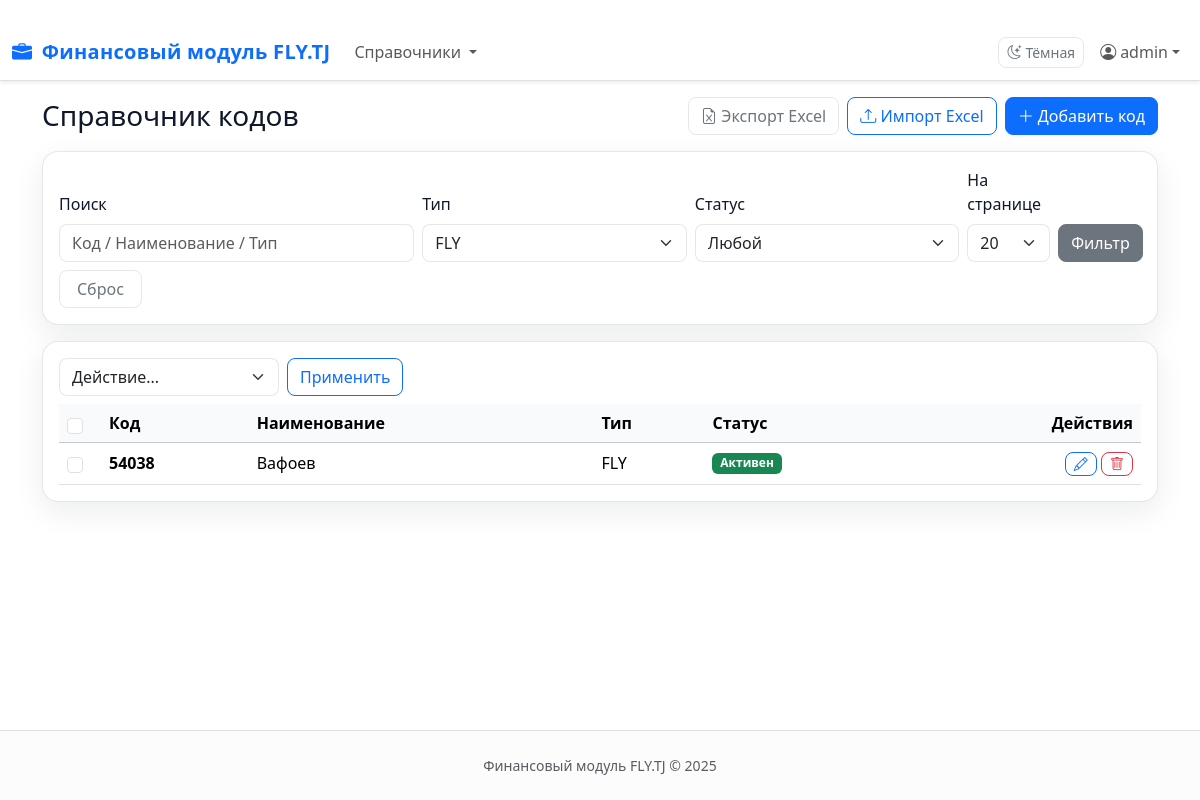
Screenshot of /refs/codes?type_id=2 (signed in) with the database file from the repository.
### app/models/user.py (models this page shows, shortened)
class User(UserMixin, db.Model, PKMixin, TimestampMixin):
    __tablename__ = "users"
    username: Mapped[str] = mapped_column(String(64), unique=True, nullable=False, index=True)
    email: Mapped[str | None] = mapped_column(String(120), unique=True)
    password_hash: Mapped[str] = mapped_column(String(255), nullable=False)
    is_active: Mapped[bool] = mapped_column(Boolean, default=True, nullable=False)
    role_id: Mapped[int | None] = mapped_column(Integer, db.ForeignKey("roles.id"))
    role = relationship("Role", back_populates="users", lazy="joined")

### app/models/ref_codes.py (models this page shows, shortened)
class RefCode(db.Model):
    __tablename__ = "ref_codes"
    id = db.Column(db.Integer, primary_key=True)
    code = db.Column(db.String(5), nullable=False, unique=True, index=True)
    name = db.Column(db.String(128), nullable=False)
    type_id = db.Column(db.Integer, db.ForeignKey("code_types.id", ondelete="RESTRICT"), nullable=False)
    type = db.relationship("CodeType", backref=db.backref("codes", lazy="dynamic"))
    status = db.Column(db.Enum("active", "inactive", name="refcode_status"), nullable=False, default="active")
    created_at = db.Column(db.DateTime, default=datetime.utcnow, nullable=False)
    updated_at = db.Column(db.DateTime, default=datetime.utcnow, onupdate=datetime.utcnow, nullable=False)
    __table_args__ = (
        UniqueConstraint("code", name="uq_ref_codes_code"),
        CheckConstraint("length(code) = 5", name="ck_ref_codes_code_len5"),
    )

class CodeType(db.Model):
    __tablename__ = "code_types"
    id = db.Column(db.Integer, primary_key=True)
    name = db.Column(db.String(64), unique=True, nullable=False, index=True)
    created_at = db.Column(db.DateTime, default=datetime.utcnow, nullable=False)

### app/blueprints/refs/routes.py (the view, shortened to what this page needs)
@bp.route("/codes", methods=["GET"])
@login_required
def codes_list():
    q = request.args.get("q", "", type=str).strip()
    status = request.args.get("status", "", type=str).strip()  # "", "active", "inactive"
    type_id = request.args.get("type_id", 0, type=int)
    page = request.args.get("page", 1, type=int)
    per_page = request.args.get("per_page", 20, type=int)
    query = RefCode.query.join(CodeType)
    if status in ("active", "inactive"):
        query = query.filter(RefCode.status == status)
    if type_id:
        query = query.filter(RefCode.type_id == type_id)
    query = query.order_by(RefCode.created_at.desc())
    pagination = query.paginate(page=page, per_page=per_page, error_out=False)
    items = pagination.items
    types = CodeType.query.order_by(CodeType.name.asc()).all()
    return render_template(
        "refs/codes_list.html",
        items=items,
        pagination=pagination,
        q=q,
        status=status,
        type_id=type_id,
        per_page=per_page,
        types=types,
    )

### app/blueprints/core/routes.py (called while the page is built)
@bp.app_context_processor
def inject_helpers():
    return {"safe_url": _safe_url}

### app/blueprints/refs/templates/refs/codes_list.html (shortened to what this page needs)
﻿{% extends "base.html" %}
{% block content %}
<div class="container py-3">
  <div class="d-flex flex-wrap align-items-center justify-content-between gap-2 mb-3">
    <h3 class="m-0">Справочник кодов</h3>
    <div class="d-flex gap-2">
      <a class="btn btn-outline-secondary" href="{{ url_for('refs.codes_export_xlsx', **request.args) }}">
        <i class="bi bi-file-earmark-excel"></i> Экспорт Excel
      </a>
      <a class="btn btn-outline-primary" href="{{ url_for('refs.codes_import') }}">
        <i class="bi bi-upload"></i> Импорт Excel
      </a>
      <a class="btn btn-primary" href="{{ url_for('refs.codes_new') }}">
        <i class="bi bi-plus-lg"></i> Добавить код
      </a>
    </div>
  </div>
  <form class="card card-body mb-3" method="get" action="{{ url_for('refs.codes_list') }}">
    <div class="row g-2 align-items-end">
      <div class="col-12 col-md-4">
        <label class="form-label">Поиск</label>
        <input name="q" value="{{ q }}" class="form-control" placeholder="Код / Наименование / Тип">
      </div>
      <div class="col-6 col-md-3">
        <label class="form-label">Тип</label>
        <select name="type_id" class="form-select">
          {% for t in types %}
            <option value="{{ t.id }}" {% if type_id == t.id %}selected{% endif %}>{{ t.name }}</option>
          {% endfor %}
        </select>
      </div>
      <div class="col-6 col-md-3">
        <label class="form-label">Статус</label>
        <select name="status" class="form-select">
          <option value="">Любой</option>
        </select>
      </div>
      <div class="col-6 col-md-1">
        <label class="form-label">На странице</label>
        <select name="per_page" class="form-select">
          {% for n in [10,20,50,100] %}
            <option value="{{ n }}" {% if per_page == n %}selected{% endif %}>{{ n }}</option>
          {% endfor %}
        </select>
      </div>
      <div class="col-12 col-md-1 d-grid">
        <button class="btn btn-secondary">Фильтр</button>
      </div>
      <div class="col-12 col-md-1 d-grid">
        <a class="btn btn-outline-secondary" href="{{ url_for('refs.codes_list') }}">Сброс</a>
      </div>
    </div>
  </form>
  <div class="card">
    <div class="card-body pb-0">
      <form method="post" action="{{ url_for('refs.codes_batch', **request.args) }}">
        <div class="d-flex flex-wrap gap-2 mb-2">
          <select name="action" id="batchAction" class="form-select" style="max-width:220px">
            <option value="">Действие...</option>
          </select>
          <button type="submit" class="btn btn-outline-primary" id="batchDo">Применить</button>
        </div>
        <div class="table-responsive">
          <table class="table table-hover align-middle mb-0">
            <thead class="table-light">
              <tr>
                <th style="width:42px"><input class="form-check-input" type="checkbox" id="checkAll"></th>
                <th>Код</th>
                <th>Наименование</th>
                <th>Тип</th>
                <th>Статус</th>
                <th class="text-end">Действия</th>
              </tr>
            </thead>
            <tbody>
            {% for it in items %}
              <tr>
                <td><input class="form-check-input row-check" type="checkbox" name="ids" value="{{ it.id }}"></td>
                <td><span class="fw-semibold">{{ it.code }}</span></td>
                <td>{{ it.name }}</td>
                <td>{{ it.type.name }}</td>
                <td>
                  {% if it.status == 'active' %}
                    <span class="badge text-bg-success">Активен</span>
                  {% else %}
                    <span class="badge text-bg-secondary">Не активен</span>
                  {% endif %}
                </td>
                <td class="text-end">
                  <a class="btn btn-sm btn-outline-primary" href="{{ url_for('refs.codes_edit', item_id=it.id, **request.args) }}" title="Редактировать">
                    <i class="bi bi-pencil"></i>
                  </a>
                  <form method="post" action="{{ url_for('refs.codes_delete', item_id=it.id, **request.args) }}" class="d-inline js-delete" data-name="{{ it.code }}  {{ it.name }}">
                    <button type="submit" class="btn btn-sm btn-outline-danger" title="Удалить">
                      <i class="bi bi-trash"></i>
                    </button>
                  </form>
                </td>
              </tr>
            {% else %}
              <tr><td colspan="6" class="text-center text-muted py-4">Ничего не найдено</td></tr>
            {% endfor %}
            </tbody>
          </table>
        </div>
      </form>
    </div>
  </div>
</div>
{% endblock %}

### app/templates/base.html (shortened to what this page needs)
﻿<!doctype html>
<html lang="ru" data-theme="light" data-bs-theme="light">
  <head>
    <link
      href="https://cdn.jsdelivr.net/npm/bootstrap@5.3.3/dist/css/bootstrap.min.css"
      rel="stylesheet"
    />
    <link
      href="https://cdn.jsdelivr.net/npm/bootstrap-icons@1.11.3/font/bootstrap-icons.min.css"
      rel="stylesheet"
    />
    <link
      href="{{ url_for('static', filename='css/theme.css') }}"
      rel="stylesheet"
    />
  </head>
  <body class="d-flex flex-column min-vh-100 {% if not current_user.is_authenticated %}bg-light{% endif %}">
    {% if current_user.is_authenticated %}
      <nav class="navbar navbar-expand-lg navbar-light bg-white border-bottom sticky-top shadow-sm" role="navigation" aria-label="Главная навигация">
        <div class="container-xxl">
          <a class="navbar-brand fw-bold text-primary" href="{{ url_for('core.dashboard') }}" aria-label="На дашборд">
            <i class="bi bi-briefcase-fill me-1"></i> Финансовый модуль FLY.TJ
          </a>
          <div class="collapse navbar-collapse" id="navbarMain">
            <ul class="navbar-nav me-auto mb-2 mb-lg-0">
              <li class="nav-item dropdown">
                <a class="nav-link dropdown-toggle" href="#" role="button" data-bs-toggle="dropdown" aria-expanded="false">
                  Справочники
                </a>
              </li>
            </ul>
            <ul class="navbar-nav ms-auto align-items-center gap-2">
              <li class="nav-item">
                <button
                  id="themeToggle"
                  type="button"
                  class="btn btn-sm btn-outline-secondary d-flex align-items-center"
                  aria-label="Переключить тему"
                >
                </button>
              </li>
              <li class="nav-item dropdown">
                <a
                  class="nav-link dropdown-toggle d-flex align-items-center"
                  href="#"
                  role="button"
                  data-bs-toggle="dropdown"
                  aria-expanded="false"
                >
                  <i class="bi bi-person-circle me-1"></i>
                  {{ current_user.username or 'Пользователь' }}
                </a>
              </li>
            </ul>
          </div>
        </div>
      </nav>
    {% endif %}
    <main class="flex-grow-1">
      {% block content %}{% endblock %}
    </main>
    <footer class="py-4 text-center text-muted small border-top bg-light-subtle mt-auto">
      Финансовый модуль FLY.TJ &copy; {{ current_year or 2025 }}
    </footer>
  </body>
</html>

### app/static/css/theme.css (style rules this page uses)
*, *::before, *::after { box-sizing: border-box; }
html { scroll-behavior: smooth; }
body { -webkit-font-smoothing: antialiased; -moz-osx-font-smoothing: grayscale; color: var(--ink-900); background: var(--bg-card); }
a { text-decoration: none; transition: color .15s ease-in-out; }
.container-xxl { max-width: 1320px; }
.card { border-radius: var(--radius); border: var(--hairline); background: var(--bg-card); box-shadow: var(--shadow-md); transition: box-shadow .2s ease, transform .2s ease; }
.btn { border-radius: var(--radius-sm); transition: all .15s ease-in-out; }
.btn-outline-secondary { border-color: var(--line-200); }
.form-control, .form-select { border-radius: var(--radius-sm); border-color: var(--line-200); background-clip: padding-box; }
.navbar { border-bottom: var(--hairline); background: #fff; box-shadow: var(--shadow-sm); }
.navbar-brand { letter-spacing: .3px; font-weight: 600; }
.table thead th { background: #f8fafc; position: sticky; top: 0; z-index: 2; font-weight: 600; }

### rows the page displays
User: username "admin"
RefCode: code "54038", name "Вафоев", type.name "FLY", status "Активен"

### other values shown
form field type_id "FLY"
form field per_page "20"
